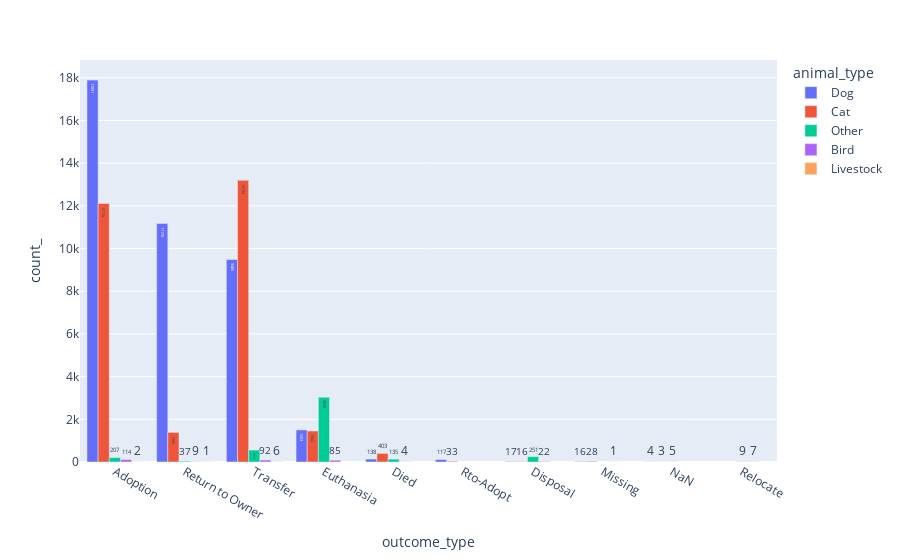

Here is the notebook cell this chart was saved with:
### Code cell
DFS = read_animals("""
SELECT
    animal_type,
    outcome_type,
    COUNT(DISTINCT animal_id) count_
FROM animals
GROUP BY 1,2
ORDER BY 3 DESC
""")


px.bar(DFS, x= 'outcome_type', y='count_', color = 'animal_type', barmode='group', text='count_')

### Figure 1 — Plotly figure (JSON) as saved in the notebook; plotly's stock layout.template omitted (floating-point values rounded to 4 significant figures)
{"data": [{"alignmentgroup": "True", "hovertemplate": "animal_type=Dog<br>outcome_type=%{x}<br>count_=%{text}<extra></extra>", "legendgroup": "Dog", "marker": {"color": "#636efa"}, "name": "Dog", "offsetgroup": "Dog", "orientation": "v", "showlegend": true, "text": [17891, 11170, 9485, 1503, 138, 117, 17, 16, 4], "textposition": "auto", "type": "bar", "x": ["Adoption", "Return to Owner", "Transfer", "Euthanasia", "Died", "Rto-Adopt", "Disposal", "Missing", "NaN"], "xaxis": "x", "y": [17891, 11170, 9485, 1503, 138, 117, 17, 16, 4], "yaxis": "y"}, {"alignmentgroup": "True", "hovertemplate": "animal_type=Cat<br>outcome_type=%{x}<br>count_=%{text}<extra></extra>", "legendgroup": "Cat", "marker": {"color": "#EF553B"}, "name": "Cat", "offsetgroup": "Cat", "orientation": "v", "showlegend": true, "text": [13194, 12115, 1452, 1386, 403, 33, 28, 16, 3], "textposition": "auto", "type": "bar", "x": ["Transfer", "Adoption", "Euthanasia", "Return to Owner", "Died", "Rto-Adopt", "Missing", "Disposal", "NaN"], "xaxis": "x", "y": [13194, 12115, 1452, 1386, 403, 33, 28, 16, 3], "yaxis": "y"}, {"alignmentgroup": "True", "hovertemplate": "animal_type=Other<br>outcome_type=%{x}<br>count_=%{text}<extra></extra>", "legendgroup": "Other", "marker": {"color": "#00cc96"}, "name": "Other", "offsetgroup": "Other", "orientation": "v", "showlegend": true, "text": [3035, 560, 251, 207, 135, 37, 9, 5], "textposition": "auto", "type": "bar", "x": ["Euthanasia", "Transfer", "Disposal", "Adoption", "Died", "Return to Owner", "Relocate", "NaN"], "xaxis": "x", "y": [3035, 560, 251, 207, 135, 37, 9, 5], "yaxis": "y"}, {"alignmentgroup": "True", "hovertemplate": "animal_type=Bird<br>outcome_type=%{x}<br>count_=%{text}<extra></extra>", "legendgroup": "Bird", "marker": {"color": "#ab63fa"}, "name": "Bird", "offsetgroup": "Bird", "orientation": "v", "showlegend": true, "text": [114, 92, 85, 22, 9, 7, 4, 1], "textposition": "auto", "type": "bar", "x": ["Adoption", "Transfer", "Euthanasia", "Disposal", "Return to Owner", "Relocate", "Died", "Missing"], "xaxis": "x", "y": [114, 92, 85, 22, 9, 7, 4, 1], "yaxis": "y"}, {"alignmentgroup": "True", "hovertemplate": "animal_type=Livestock<br>outcome_type=%{x}<br>count_=%{text}<extra></extra>", "legendgroup": "Livestock", "marker": {"color": "#FFA15A"}, "name": "Livestock", "offsetgroup": "Livestock", "orientation": "v", "showlegend": true, "text": [6, 2, 1], "textposition": "auto", "type": "bar", "x": ["Transfer", "Adoption", "Return to Owner"], "xaxis": "x", "y": [6, 2, 1], "yaxis": "y"}], "layout": {"barmode": "group", "legend": {"title": {"text": "animal_type"}, "tracegroupgap": 0}, "margin": {"t": 60}, "xaxis": {"anchor": "y", "domain": [0, 1], "title": {"text": "outcome_type"}}, "yaxis": {"anchor": "x", "domain": [0, 1], "title": {"text": "count_"}}}}
